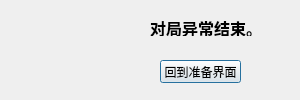
<?xml version="1.0" encoding="UTF-8"?>
<ui version="4.0">
 <class>Dialog</class>
 <widget class="QDialog" name="Dialog">
  <property name="geometry">
   <rect>
    <x>0</x>
    <y>0</y>
    <width>300</width>
    <height>100</height>
   </rect>
  </property>
  <property name="windowTitle">
   <string>AbruptClose</string>
  </property>
  <property name="windowIcon">
   <iconset resource="res/res.qrc">
    <normaloff>:/icon/mario.ico</normaloff>:/icon/mario.ico</iconset>
  </property>
  <widget class="QLabel" name="label">
   <property name="geometry">
    <rect>
     <x>10</x>
     <y>10</y>
     <width>70</width>
     <height>70</height>
    </rect>
   </property>
   <property name="text">
    <string/>
   </property>
   <property name="pixmap">
    <pixmap resource="res/res.qrc">:/warning/warning.webp</pixmap>
   </property>
   <property name="scaledContents">
    <bool>true</bool>
   </property>
  </widget>
  <widget class="QLabel" name="label_2">
   <property name="geometry">
    <rect>
     <x>150</x>
     <y>20</y>
     <width>121</width>
     <height>16</height>
    </rect>
   </property>
   <property name="font">
    <font>
     <family>等线</family>
     <pointsize>12</pointsize>
     <weight>75</weight>
     <bold>true</bold>
    </font>
   </property>
   <property name="text">
    <string>对局异常结束。</string>
   </property>
  </widget>
  <widget class="QPushButton" name="pushButton">
   <property name="geometry">
    <rect>
     <x>160</x>
     <y>60</y>
     <width>81</width>
     <height>23</height>
    </rect>
   </property>
   <property name="text">
    <string>回到准备界面</string>
   </property>
  </widget>
 </widget>
 <resources>
  <include location="res/res.qrc"/>
 </resources>
 <connections/>
</ui>
